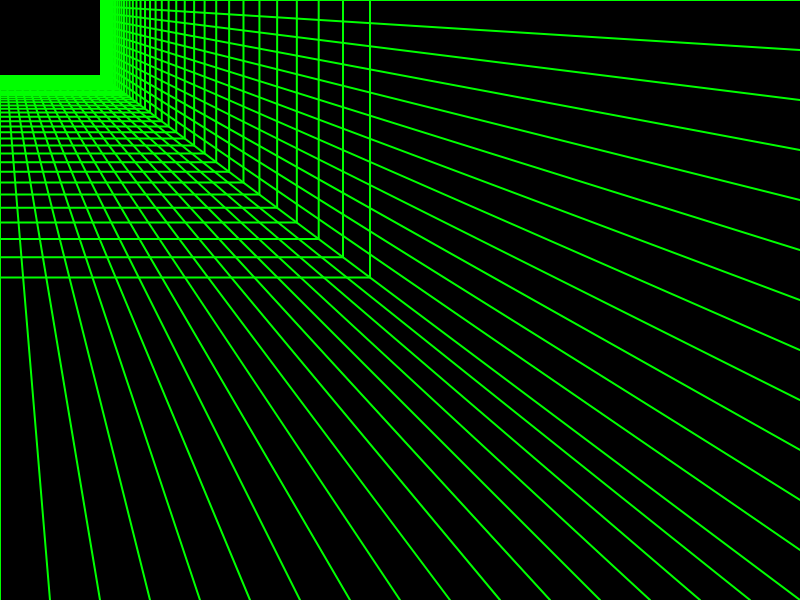
Frame 1 (no input)
Frame 60 (no input): identical to frame 1, image omitted
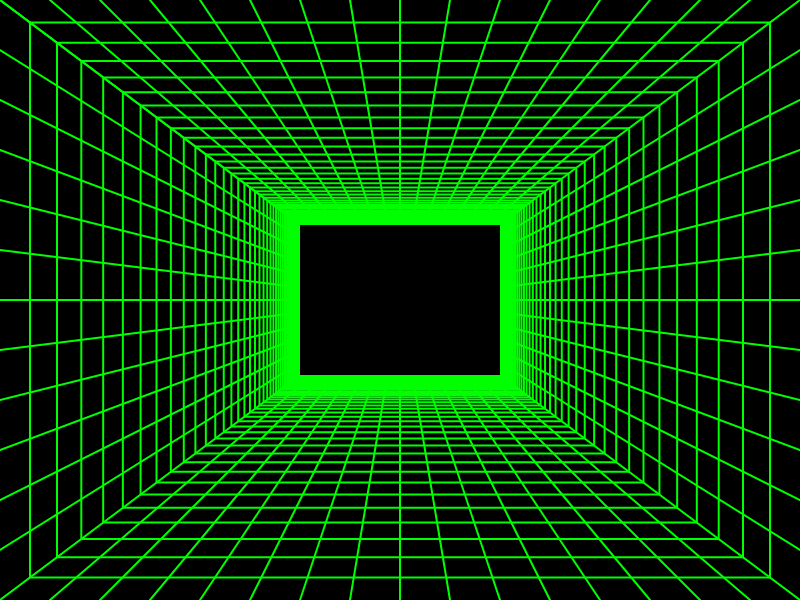
Frame 120 (the mouse pressed at the canvas centre since frame 60)

The p5.js sketch that drew these frames (run headless with seeded random() and noise() and a simulated clock; from frame 60 on, the mouse is pressed at the canvas centre):

// p5.js sketch
// ── sketch.js
// http://purin.co/Experiments-with-P5-js

function setup() {
  createCanvas(800, 600);

}

function draw() {
  background(0);
  strokeWeight(2);
  stroke(0, 255, 0);

  // draw lines from middle
  // draw lines to top
  for (let i = 0; i < width; i += 50) {
    line(mouseX, mouseY, i, 0);
  }
  // to right
  for (let i = 0; i < height; i += 50) {
    line(mouseX, mouseY, width, i);
  }
  // to bottom
  for (let i = 0; i <= width; i += 50) {
    line(mouseX, mouseY, i, height);
  }
  // to left
  for (let i = 0; i < height; i += 50) {
    line(mouseX, mouseY, 0, i);
  }

  // draw concentric rectangles
  rectMode(CENTER);
  noFill();

  let easing = .1;
  let size = width;

  for (let i = 0; i <= width; i += 10) {
    size += (200 - size) * easing;
    rect(mouseX, mouseY, size, size * 3 / 4);
  }

  // draw center rectangle
  fill(0);
  noStroke();
  rect(mouseX, mouseY, 200, 150);
}
